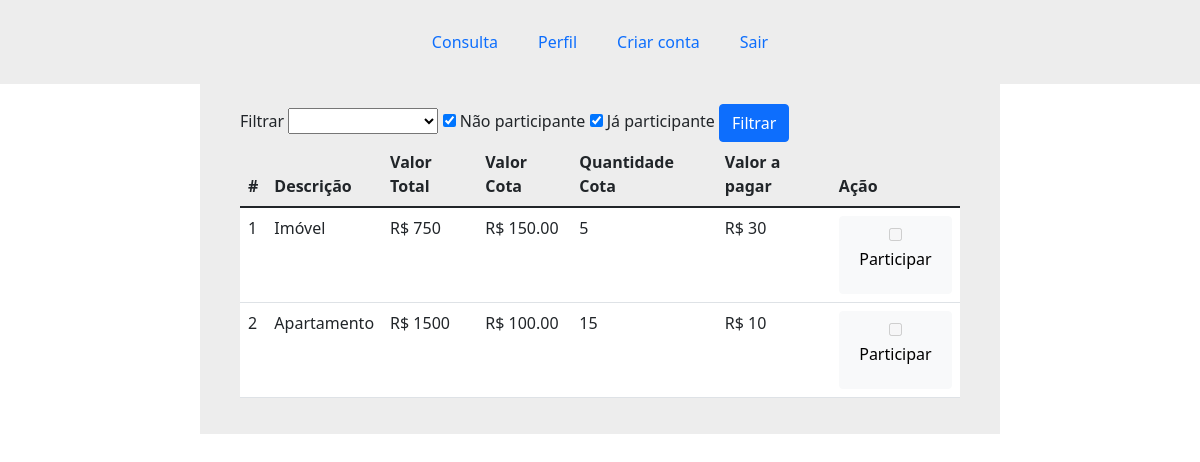
The page /Pages/investimentos.php (signed in) on the database as committed earlier.
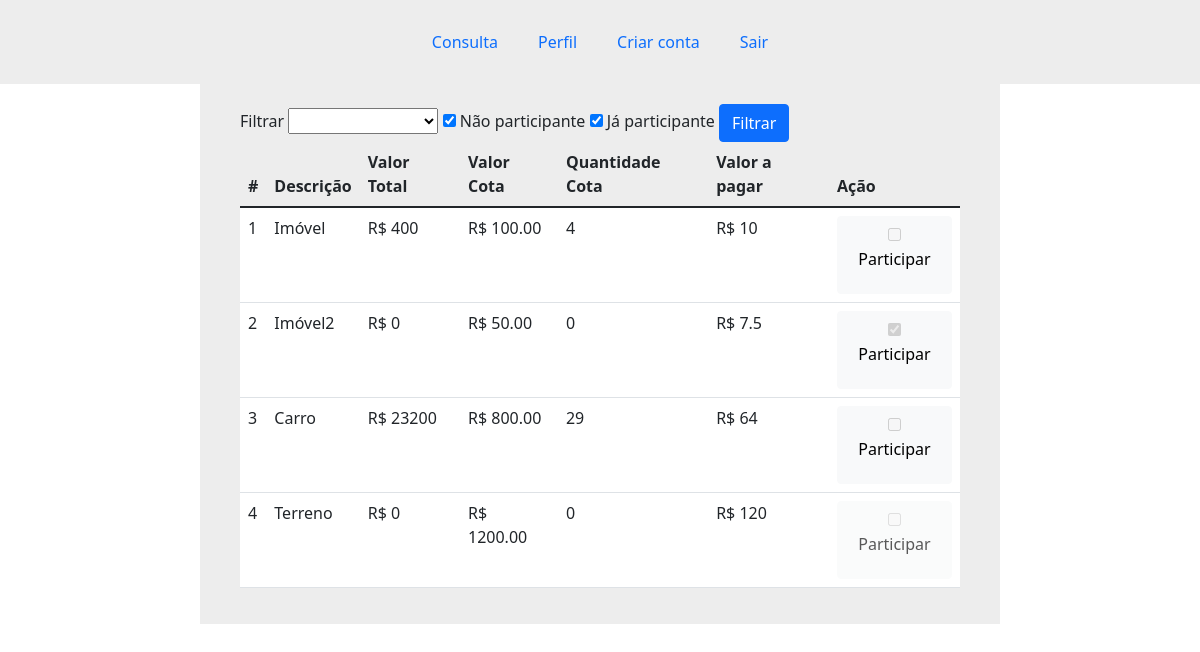
The same page on the database as committed later.
### tables this page shows
CREATE TABLE `investimentos` (
  `id` int(11) NOT NULL,
  `descricao` varchar(100) NOT NULL,
  `valor_cota` decimal(6,2) NOT NULL,
  `percentual` double NOT NULL,
  `valor_pagar` decimal(6,2) NOT NULL,
  `id_admin` int(1) NOT NULL,
  `qtd_cota` int(11) NOT NULL
);

### Classes/Investimento.php (called while the page is built, shortened)
<?php
class Investimento{
    public function listarInvestimentos($id_usuario, $filtro, $ja_participante, $nao_participante){
        global $pdo;
        $dados = [];
        $order = "ASC";
        if($ja_participante == "on" && $nao_participante != "on"){
            $query = "SELECT investimentos.* FROM investimentos INNER JOIN relacionamentos ON (investimentos.id = relacionamentos.id_investimento and
            relacionamentos.id_usuario = :id_usuario) ORDER BY investimentos." .$filtro ." " .$order;
        }
        else if($nao_participante == "on" && $ja_participante != "on"){
            $query = "SELECT * FROM investimentos as inv WHERE
            NOT EXISTS (SELECT * FROM relacionamentos as rel WHERE inv.id = rel.id_investimento and rel.id_usuario = :id_usuario) ORDER BY inv." .$filtro ." " .$order;
        }else if($ja_participante == "on" && $nao_participante == "on"){
            $query = "SELECT * FROM investimentos ORDER BY " .$filtro ." " .$order;
        }else{
            return $dados;
        }
        $sql = $pdo->prepare($query);
        $sql->execute();
        if($sql->rowCount() > 0){
            $dados = $sql->fetchAll();
        }
        return $dados;
    }
    public static function getQuantidadeCota($id_investimento){
        global $pdo;
        $sql = $pdo->prepare("SELECT qtd_cota FROM investimentos WHERE id = :id");
        $sql->bindValue(":id", $id_investimento);
        $sql->execute();
        if($sql->rowCount() > 0){
            return $sql->fetch()['qtd_cota'];
        }
        return 0;
    }
}

### Classes/Relacionamento.php (called while the page is built, shortened)
<?php
class Relacionamento{
    public function isParticipante($id_usuario, $id_investimento, $id_admin){
        global $pdo;
        $sql = $pdo->prepare("SELECT id FROM relacionamentos WHERE id_usuario = :id_usuario and id_investimento = :id_investimento and id_admin = :id_admin");
        $sql->bindValue(":id_usuario", $id_usuario);
        $sql->bindValue(":id_investimento", $id_investimento);
        $sql->bindValue(":id_admin", $id_admin);
        $sql->execute();
        if($sql->rowCount() > 0){
            return true;
        }
        return false;
    }
}

### Pages/investimentos.php (the view, shortened to what this page needs)
<?php require('../partials/header.php');
require '../Classes/Investimento.php';
require '../Classes/Relacionamento.php';
$investimento = new Investimento();
$relacionamento = new Relacionamento();
if (isset($_GET['ja-participante']) && !empty($_GET['ja-participante'])){
    $ja_participante = addslashes($_GET['ja-participante']);
}else{
    $ja_participante = "0";
}
if (isset($_GET['nao-participante']) && !empty($_GET['nao-participante'])){
    $nao_participante = addslashes($_GET['nao-participante']);
}else{
    $nao_participante = "0";
}
if (isset($_GET['ordem']) && !empty($_GET['ordem'])){
    $filtro = addslashes($_GET['ordem']);
}else{
    $filtro = "id";
}
if (!isset($_GET['ordem'])){
    $nao_participante = "on";
    $ja_participante = "on";
}
$dados = [];
if($_SESSION['cAdmin'] == 1){
    $dados = $investimento->listarInvestimentosAdmin($_SESSION['cLogin'], $filtro);
}else{
    $dados = $investimento->listarInvestimentos($_SESSION['cLogin'], $filtro, $ja_participante, $nao_participante);
}
?>
<div class="container max-width-800">
    <form method="GET">
    <label for="filtro">Filtrar</label>
        <select name="ordem">
            <option value=""></option>
            <option value="descricao" <?= ($filtro == 'descricao') ? 'selected' : '' ?>>Por descrição</option>
        </select>
        <?php if ($_SESSION['cAdmin'] == 0): ?>
            <input type="checkbox" id="nao-participante" name="nao-participante"  class="ml-2" <?= ($nao_participante == 'on') ? 'checked' : '' ?>>
            <label for="nao-participante">Não participante</label>
            <input type="checkbox" id="ja-participante" name="ja-participante" <?= ($ja_participante == 'on') ? 'checked' : '' ?>>
            <label for="ja-participante">Já participante</label>
        <?php endif; ?>
        <input type="submit" class="btn btn-primary" value="Filtrar" />
    </form>
    <table class="table">
        <thead>
            <tr>
                <th scope="col">#</th>
                <th scope="col">Descrição</th>
                <th scope="col">Valor Total</th>
                <th scope="col">Valor Cota</th>
                <th scope="col">Quantidade Cota</th>
                <th scope="col">Valor a pagar</th>
                <th scope="col">Ação</th>
            </tr>
        </thead>
        <tbody>
        <?php for($x = 0;$x < count($dados);$x++): ?>
            <tr class="tabela">
                <td><?= $x + 1; ?></td>
                <td><?= $dados[$x]['descricao'] ?></td>
                <td>R$ <?= $dados[$x]['valor_cota'] * $dados[$x]['qtd_cota'] ?></td>
                <td>R$ <?= $dados[$x]['valor_cota'] ?></td>
                <td><?= $dados[$x]['qtd_cota'] ?></td>
                <td>R$ <?= $dados[$x]['valor_cota'] * ($dados[$x]['percentual'] / 100) ?></td>
                <td>
                    <?php if ($_SESSION['cAdmin'] == 0): ?>
                        <button class="btn btn-light border-1"
                        <?= (Investimento::getQuantidadeCota($dados[$x]['id']) <= 0 && !$relacionamento->isParticipante($_SESSION['cLogin'], $dados[$x]['id'], $dados[$x]['id_admin'])) ? 'disabled' : '' ?>
                        onclick="editarParticipar(<?= $_SESSION['cLogin']?>, <?= $dados[$x]['id'] ?>, <?= $dados[$x]['id_admin'] ?>)" >
                        <p><input disabled type="checkbox" name="participante" <?php echo ($relacionamento->isParticipante($_SESSION['cLogin'], $dados[$x]['id'], $dados[$x]['id_admin'])) ? "checked" : ""; ?>>
                        Participar</p>
                        </button>
                    <?php endif; ?>
                </td>
            </tr>
        <?php endfor; ?>
        </tbody>
    </table>
</div>
<?php require('../partials/footer.php'); ?>

### Partials/header.php (shortened to what this page needs)
<!DOCTYPE html>
<html lang="en">
<head>
    <link href="https://cdn.jsdelivr.net/npm/bootstrap@5.1.3/dist/css/bootstrap.min.css" rel="stylesheet">
    <link rel="stylesheet" href="../assets/css/style.css">
</head>
<body >
    <div class="fundo-header">
        <div class="container header">
            <ul>
                <a href="../Pages/investimentos.php"><li>Consulta</li></a>
                <a href="../Pages/perfil.php"><li>Perfil</li></a>
                <a href="../Pages/cadastro.php"><li>Criar conta</li></a>
                <a href="../sair.php"><li>Sair</li></a>
            </ul>
        </div>
    </div>

### Partials/footer.php (shortened to what this page needs)
</body>

### assets/css/style.css (style rules this page uses)
.header { max-height: 100px; }
.fundo-header { background-color:#EDEDED; }
.header ul { margin:0px; background-color:#EDEDED; list-style:none; display: flex; justify-content: center; padding: 10px; }
ul li { padding: 20px; }
a:link { text-decoration: none; }
.max-width-800 { padding: 20px 40px; background-color:#EDEDED; max-width: 800px; }
.tabela td { background-color:#FFF; }

Rows that differ between the two databases and show on the page:
changed investimentos "Imóvel": $dados[$x]['valor_cota'] * $dados[$x]['qtd_cota'] "750" → "400"; valor_cota "150.00" → "100.00"; qtd_cota "5" → "4"; $dados[$x]['valor_cota']*($dados[$x]['percentual']/100) "30" → "10"
changed investimentos: descricao "Apartamento" → "Imóvel2"; $dados[$x]['valor_cota']*$dados[$x]['qtd_cota'] "1500" → "0"; valor_cota "100.00" → "50.00"; qtd_cota "15" → "0"; $dados[$x]['valor_cota'] * ($dados[$x]['percentual'] / 100) "10" → "7.5"; participante "☐" → "☑"
added investimentos: descricao "Carro", $dados[$x]['valor_cota'] * $dados[$x]['qtd_cota'] "23200", valor_cota "800.00", qtd_cota "29", $dados[$x]['valor_cota'] * ($dados[$x]['percentual'] / 100) "64"
added investimentos: descricao "Terreno", $dados[$x]['valor_cota']*$dados[$x]['qtd_cota'] "0", valor_cota "1200.00", qtd_cota "0", $dados[$x]['valor_cota'] * ($dados[$x]['percentual'] / 100) "120"
